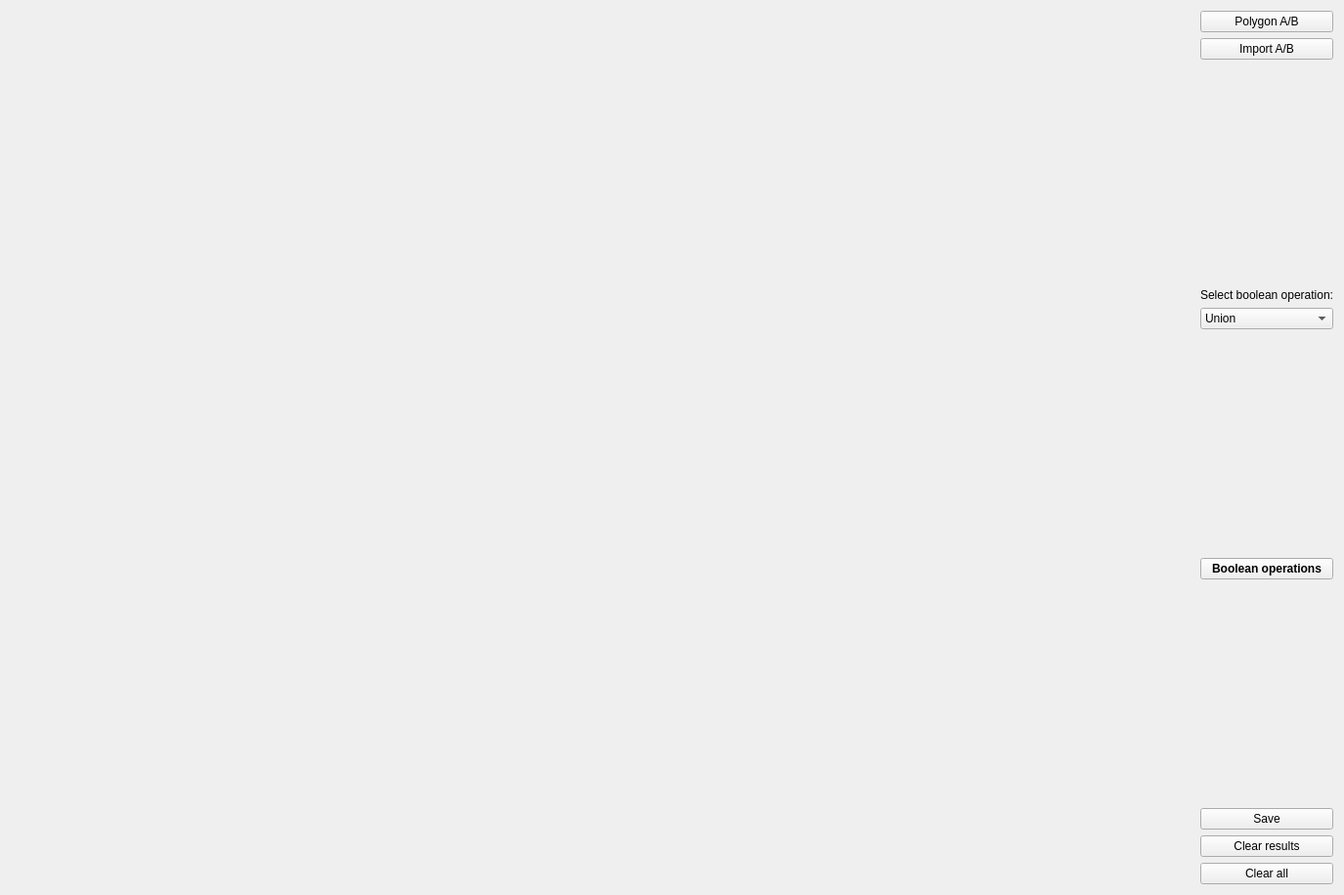
<?xml version="1.0" encoding="UTF-8"?>
<ui version="4.0">
 <class>Widget</class>
 <widget class="QWidget" name="Widget">
  <property name="geometry">
   <rect>
    <x>0</x>
    <y>0</y>
    <width>1375</width>
    <height>916</height>
   </rect>
  </property>
  <property name="windowTitle">
   <string>Boolean operations on polygons</string>
  </property>
  <layout class="QHBoxLayout" name="horizontalLayout">
   <item>
    <widget class="Draw" name="Canvas" native="true">
     <property name="sizePolicy">
      <sizepolicy hsizetype="Preferred" vsizetype="Preferred">
       <horstretch>1</horstretch>
       <verstretch>1</verstretch>
      </sizepolicy>
     </property>
    </widget>
   </item>
   <item>
    <layout class="QVBoxLayout" name="verticalLayout">
     <item>
      <widget class="QPushButton" name="pushButton">
       <property name="text">
        <string>Polygon A/B</string>
       </property>
      </widget>
     </item>
     <item>
      <widget class="QPushButton" name="pushButton_5">
       <property name="text">
        <string>Import A/B</string>
       </property>
      </widget>
     </item>
     <item>
      <spacer name="verticalSpacer">
       <property name="orientation">
        <enum>Qt::Vertical</enum>
       </property>
       <property name="sizeHint" stdset="0">
        <size>
         <width>20</width>
         <height>40</height>
        </size>
       </property>
      </spacer>
     </item>
     <item>
      <widget class="QLabel" name="label">
       <property name="text">
        <string>Select boolean operation:</string>
       </property>
      </widget>
     </item>
     <item>
      <widget class="QComboBox" name="comboBox">
       <item>
        <property name="text">
         <string>Union</string>
        </property>
       </item>
       <item>
        <property name="text">
         <string>Intersect</string>
        </property>
       </item>
       <item>
        <property name="text">
         <string>Difference AB</string>
        </property>
       </item>
       <item>
        <property name="text">
         <string>Difference BA</string>
        </property>
       </item>
      </widget>
     </item>
     <item>
      <spacer name="verticalSpacer_2">
       <property name="orientation">
        <enum>Qt::Vertical</enum>
       </property>
       <property name="sizeHint" stdset="0">
        <size>
         <width>20</width>
         <height>40</height>
        </size>
       </property>
      </spacer>
     </item>
     <item>
      <widget class="QPushButton" name="pushButton_2">
       <property name="font">
        <font>
         <weight>75</weight>
         <bold>true</bold>
        </font>
       </property>
       <property name="text">
        <string>Boolean operations</string>
       </property>
      </widget>
     </item>
     <item>
      <spacer name="verticalSpacer_3">
       <property name="orientation">
        <enum>Qt::Vertical</enum>
       </property>
       <property name="sizeHint" stdset="0">
        <size>
         <width>20</width>
         <height>40</height>
        </size>
       </property>
      </spacer>
     </item>
     <item>
      <widget class="QPushButton" name="Save">
       <property name="text">
        <string>Save</string>
       </property>
      </widget>
     </item>
     <item>
      <widget class="QPushButton" name="pushButton_3">
       <property name="text">
        <string>Clear results</string>
       </property>
      </widget>
     </item>
     <item>
      <widget class="QPushButton" name="pushButton_4">
       <property name="text">
        <string>Clear all</string>
       </property>
      </widget>
     </item>
    </layout>
   </item>
  </layout>
 </widget>
 <customwidgets>
  <customwidget>
   <class>Draw</class>
   <extends>QWidget</extends>
   <header location="global">draw.h</header>
   <container>1</container>
  </customwidget>
 </customwidgets>
 <resources/>
 <connections/>
</ui>
